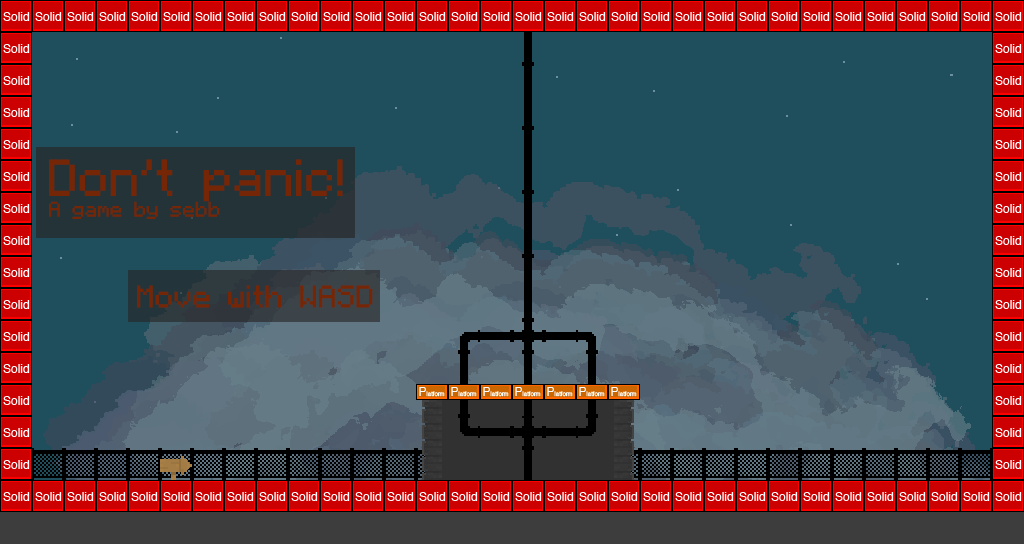

Tiled map render using the project's own tile images. Description and the map definition, with tile-layer contents summarised, below:
An orthogonal 32x17 tile map with 32x32 px tiles, 7 tile layers (bg, Tile Layer 6, Tile Layer 7, background, ...), 2 tilesets, 3 image layers and 3 objects (me.LevelEntity).

<map version="1.0" orientation="orthogonal" renderorder="right-down" width="32" height="17" tilewidth="32" tileheight="32" backgroundcolor="#1f4e5c" nextobjectid="6">
 <properties>
  <property name="light" value="4" />
 </properties>
 <tileset firstgid="1" name="tileset01" tilewidth="32" tileheight="32">
  <image source="tileset01.png" width="288" height="256" />
 </tileset>
 <tileset firstgid="73" name="metatiles32x32" tilewidth="32" tileheight="32">
  <image source="metatiles32x32.png" width="160" height="32" />
  <tile id="0">
   <properties>
    <property name="type" value="solid" />
   </properties>
   <objectgroup draworder="index">
    <object id="0" x="0" y="0" width="32" height="32" />
   </objectgroup>
  </tile>
  <tile id="1">
   <properties>
    <property name="type" value="platform" />
   </properties>
   <objectgroup draworder="index">
    <object id="0" x="0" y="0" width="32" height="15.9375" />
   </objectgroup>
  </tile>
 </tileset>
 <imagelayer name="parallax_02">
  <image source="stars.png" />
  <properties>
   <property name="ratio" value="0.15" />
  </properties>
 </imagelayer>
 <imagelayer name="parralax_01">
  <image source="clouds.png" />
  <properties>
   <property name="ratio" value="1.5" />
  </properties>
 </imagelayer>
 <imagelayer name="info">
  <image source="info.png" />
  <properties>
   <property name="ratio" value="0.35" />
  </properties>
 </imagelayer>
 <layer name="bg" width="32" height="17">
  <data>[544 cells, 32 non-empty, 1 distinct tile ids]</data>
 </layer>
 <layer name="Tile Layer 6" width="32" height="17">
  <data>[544 cells, 21 non-empty, 3 distinct tile ids]</data>
 </layer>
 <layer name="Tile Layer 7" width="32" height="17">
  <data>[544 cells, 19 non-empty, 6 distinct tile ids]</data>
 </layer>
 <layer name="background" width="32" height="17">
  <data>[544 cells, 84 non-empty, 13 distinct tile ids]</data>
 </layer>
 <layer name="middleground" width="32" height="17">
  <data>[544 cells, 30 non-empty, 4 distinct tile ids]</data>
 </layer>
 <layer name="foreground" width="32" height="17">
  <data>[544 cells, 0 non-empty, 0 distinct tile ids]</data>
 </layer>
 <layer name="collision" width="32" height="17">
  <data>[544 cells, 99 non-empty, 2 distinct tile ids]</data>
 </layer>
 <objectgroup name="objects" visible="0">
  <object id="5" name="me.LevelEntity" x="992" y="384" width="32" height="96">
   <properties>
    <property name="duration" value="250" />
    <property name="fade" value="#000000" />
    <property name="to" value="level02" />
   </properties>
  </object>
 </objectgroup>
</map>
